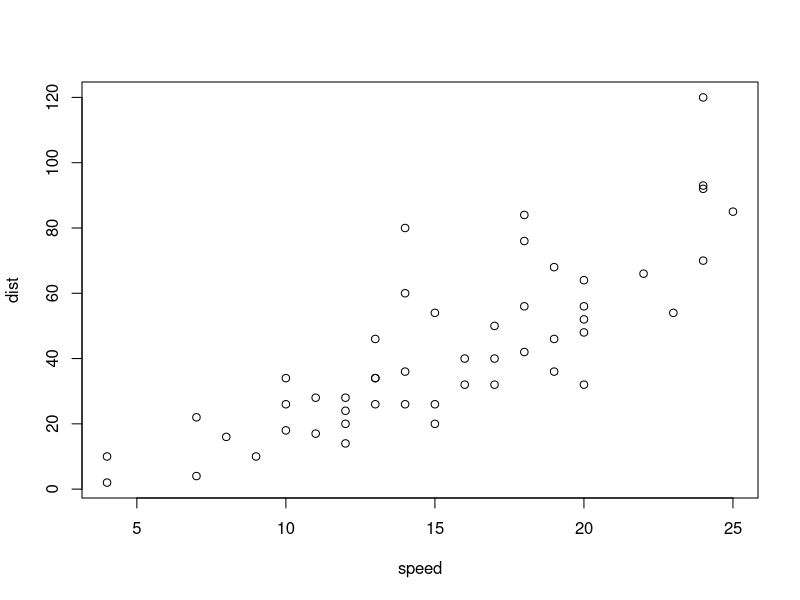
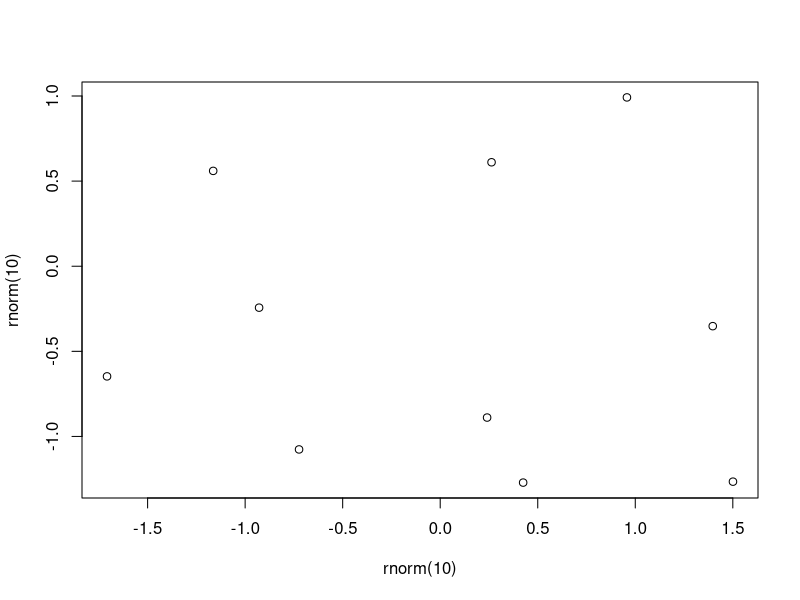

Recreate these plots in R, in order.
## ---- chunk 1
plot(cars)
plot(rnorm(10),rnorm(10))
